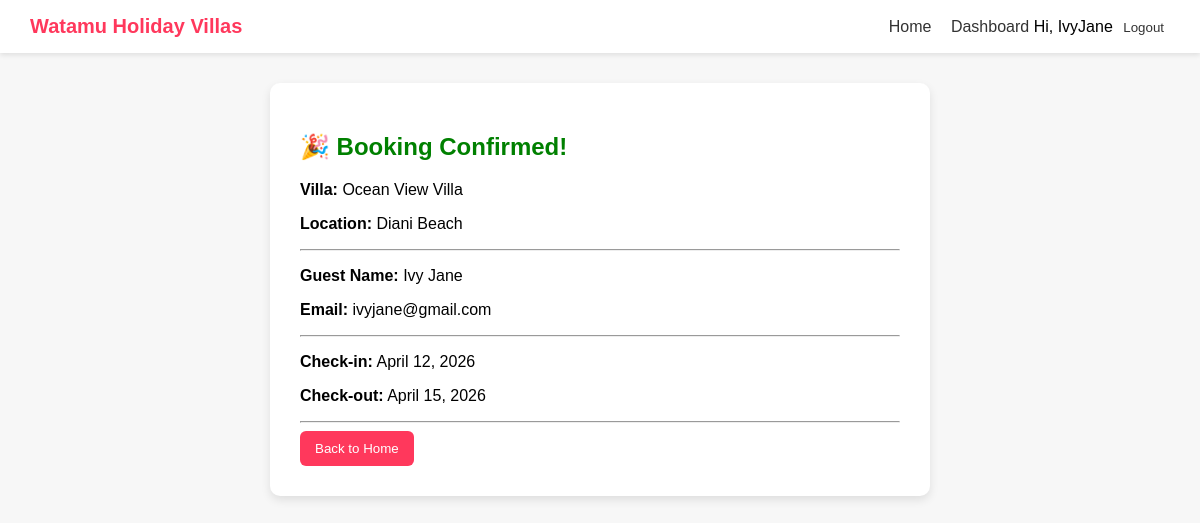
/booking/success/1/ (signed in), run on the app's committed database.
### villa/models.py (models this page shows, shortened)
class Booking(models.Model):
    user = models.ForeignKey(User, on_delete=models.CASCADE)  # ✅ linked to logged-in user
    guest_name = models.CharField(max_length=100)
    guest_email = models.EmailField()
    villa = models.ForeignKey(Villa, on_delete=models.CASCADE)
    check_in_date = models.DateField()
    check_out_date = models.DateField()
    created_at = models.DateTimeField(auto_now_add=True)

class Villa(models.Model):
    name = models.CharField(max_length=200)
    location = models.CharField(max_length=200)
    price_per_night = models.DecimalField(max_digits=8, decimal_places=2)
    image = models.ImageField(upload_to='villas/', blank=True, null=True)
    description = models.TextField(blank=True)
    amenities = models.TextField(blank=True)
    is_available = models.BooleanField(default=True)

### villa/views.py (the view)
# urls.py: path('booking/success/<int:booking_id>/', views.booking_success, name='booking_success'),
@login_required
def booking_success(request, booking_id):
    booking = get_object_or_404(Booking, id=booking_id)
    if booking.user != request.user and not request.user.is_staff:
        return redirect('villa_list')
    return render(request, 'villa/booking_success.html', {'booking': booking})

### villa/templates/villa/booking_success.html
{% extends 'base.html' %}
{% block content %}
<div style="
    max-width:600px;
    margin:auto;
    background:white;
    padding:30px;
    border-radius:10px;
    box-shadow:0 4px 10px rgba(0,0,0,0.1);
">
    <h2 style="color:green;">🎉 Booking Confirmed!</h2>
    <p><strong>Villa:</strong> {{ booking.villa.name }}</p>
    <p><strong>Location:</strong> {{ booking.villa.location }}</p>
    <hr>
    <p><strong>Guest Name:</strong> {{ booking.guest_name }}</p>
    <p><strong>Email:</strong> {{ booking.guest_email }}</p>
    <hr>
    <p><strong>Check-in:</strong> {{ booking.check_in_date }}</p>
    <p><strong>Check-out:</strong> {{ booking.check_out_date }}</p>
    <hr>
    <a href="{% url 'villa_list' %}">
        <button style="
            background:#ff385c;
            color:white;
            padding:10px 15px;
            border:none;
            border-radius:6px;
        ">
            Back to Home
        </button>
    </a>
</div>
{% endblock %}

### villa/templates/base.html (shortened to what this page needs)
{% load static %}
<!DOCTYPE html>
<html>
<head>
</head>
<body>
    <div class="navbar">
        <div class="logo">Watamu Holiday Villas</div>
        <div class="nav-links">
            <a href="{% url 'villa_list' %}">Home</a>
            <a href="{% url 'dashboard' %}">Dashboard</a>
            {% if user.is_authenticated %}
            <span>Hi, {{ user.username }}</span>
            <form action="/accounts/logout/" method="post">
                <button type="submit">Logout</button>
            </form>
            {% else %}
            <a href="/accounts/login/">Login</a>
            <a href="/signup/">Sign Up</a>
            {% endif %}
        </div>
    </div>
    <div class="container">
        {% block content %}
        {% endblock %}
    </div>
</body>
</html>

### villa/templates/base.html (style rules this page uses)
body { font-family: Arial, sans-serif; margin: 0; background: #f7f7f7; }
.navbar { display: flex; justify-content: space-between; align-items: center; background: white; padding: 15px 30px; box-shadow: 0 2px 5px rgba(0, 0, 0, 0.1); }
.logo { font-size: 20px; font-weight: bold; color: #ff385c; }
.nav-links a { margin-left: 15px; text-decoration: none; color: #333; font-weight: 500; }
.nav-links form { display: inline; }
.nav-links button { background: none; border: none; cursor: pointer; font-weight: 500; color: #333; }
.container { padding: 30px; max-width: 1200px; margin: auto; }

### data on the page
Booking: villa.name "Ocean View Villa", villa.location "Diani Beach", guest_name "Ivy Jane", guest_email "ivyjane@gmail.com", check_in_date "April 12, 2026", check_out_date "April 15, 2026"

### other printed values
{{ user.username }} "IvyJane"
